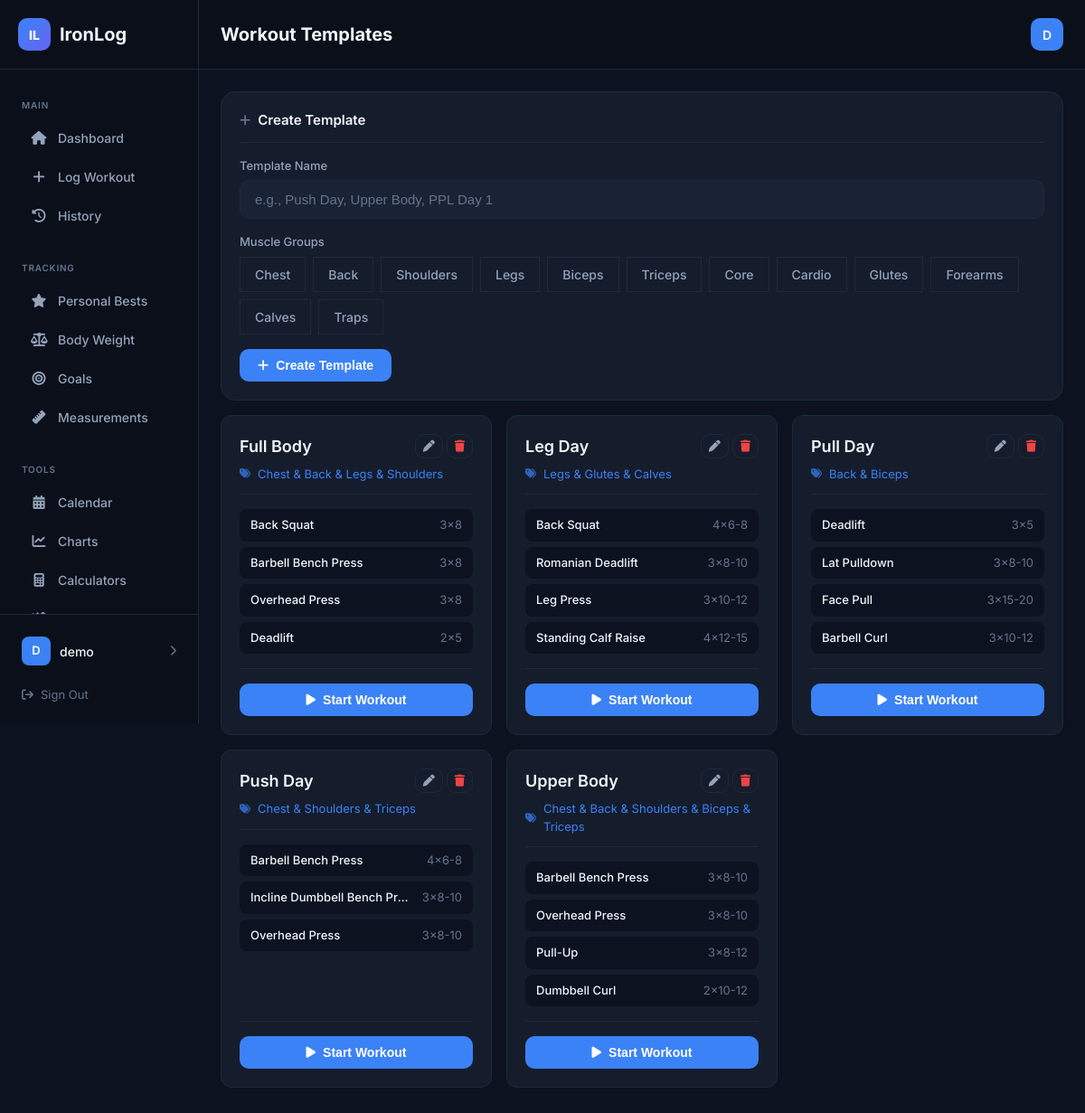
Page /templates/ (signed in) on the committed database.
### workouts/models.py (models this page shows, shortened)
class WorkoutTemplate(models.Model):
    user = models.ForeignKey(User, on_delete=models.CASCADE, null=True, blank=True)
    name = models.CharField(max_length=100)
    muscle_groups = models.CharField(max_length=100, default='')
    created_at = models.DateTimeField(auto_now_add=True)
    class Meta:
        ordering = ['name']
    def get_muscle_groups_display(self):
        groups = [mg.strip() for mg in self.muscle_groups.split(',') if mg.strip()]
        display_map = dict(Exercise.MUSCLE_GROUPS)
        return ' & '.join(display_map.get(g, g.title()) for g in groups)

class TemplateExercise(models.Model):
    template = models.ForeignKey(WorkoutTemplate, on_delete=models.CASCADE, related_name='exercises')
    exercise = models.ForeignKey(Exercise, on_delete=models.CASCADE)
    order = models.PositiveIntegerField(default=0)
    target_sets = models.PositiveIntegerField(default=3)
    target_reps = models.CharField(max_length=20, default='8-12')  # e.g., "8-12" or "5"
    class Meta:
        ordering = ['order']

class Exercise(models.Model):
    MUSCLE_GROUPS = [
        ('chest', 'Chest'),
        ('back', 'Back'),
        ('shoulders', 'Shoulders'),
        ('legs', 'Legs'),
        ('biceps', 'Biceps'),
        ('triceps', 'Triceps'),
        ('core', 'Core'),
        ('cardio', 'Cardio'),
        ('glutes', 'Glutes'),
        ('forearms', 'Forearms'),
        ('calves', 'Calves'),
        ('traps', 'Traps'),
    ]
    name = models.CharField(max_length=100)
    muscle_group = models.CharField(max_length=20, choices=MUSCLE_GROUPS)
    equipment = models.CharField(max_length=50, blank=True, default='')
    description = models.TextField(blank=True, default='')
    instructions = models.TextField(blank=True, default='')  # Store as JSON list
    user = models.ForeignKey(User, on_delete=models.CASCADE, null=True, blank=True)  # null = shared exercise
    class Meta:
        ordering = ['muscle_group', 'name']

### workouts/views.py (the view, shortened to what this page needs)
# urls.py: path('templates/', views.TemplatesView.as_view(), name='templates'),
class TemplatesView(LoginRequiredMixin, View):
    def get(self, request):
        user = request.user
        templates = WorkoutTemplate.objects.filter(
            Q(user=user) | Q(user__isnull=True)
        ).prefetch_related('exercises__exercise')
        context = {
            'templates': templates,
            'muscle_groups': Exercise.MUSCLE_GROUPS,
        }
        return render(request, 'workouts/templates.html', context)

### templates/workouts/templates.html (shortened to what this page needs)
{% extends 'base.html' %}
{% block page_title %}Workout Templates{% endblock %}
{% block content %}
<div class="card">
    <div class="card-header">
        <h2 class="card-title"><i class="fa-solid fa-plus"></i> Create Template</h2>
    </div>
    <form method="post">
        <div class="form-group">
            <label class="form-label">Template Name</label>
            <input type="text" name="name" class="form-control" placeholder="e.g., Push Day, Upper Body, PPL Day 1" required>
        </div>
        <div class="form-group">
            <label class="form-label">Muscle Groups</label>
            <div class="chip-group">
                {% for value, label in muscle_groups %}
                <label class="chip">
                    {{ label }}
                </label>
                {% endfor %}
            </div>
        </div>
        <button type="submit" class="btn btn-primary"><i class="fa-solid fa-plus"></i> Create Template</button>
    </form>
</div>
{% if templates %}
<div class="templates-grid">
    {% for template in templates %}
    <div class="template-card">
        <div class="template-header">
            <h3 class="template-name">{{ template.name }}</h3>
            <div class="template-actions">
                <a href="{% url 'template_edit' template.id %}" class="btn btn-ghost btn-sm" title="Edit">
                    <i class="fa-solid fa-pen"></i>
                </a>
                <form method="post" action="{% url 'delete_template' template.id %}" style="display: inline;">
                    <button type="submit" class="btn btn-ghost btn-sm btn-danger" onclick="return confirm('Delete this template?')">
                        <i class="fa-solid fa-trash"></i>
                    </button>
                </form>
            </div>
        </div>
        <div class="template-groups">
            <i class="fa-solid fa-tags"></i> {{ template.get_muscle_groups_display }}
        </div>
        {% if template.exercises.count > 0 %}
        <div class="template-exercises">
            {% for te in template.exercises.all %}
            <div class="template-exercise">
                <span class="te-name">{{ te.exercise.name }}</span>
                <span class="te-sets">{{ te.target_sets }}×{{ te.target_reps }}</span>
            </div>
            {% endfor %}
        </div>
        {% else %}
        <div class="template-empty">
            <i class="fa-solid fa-clipboard-list"></i>
            <p>No exercises yet</p>
            <a href="{% url 'template_edit' template.id %}">Add exercises <i class="fa-solid fa-arrow-right"></i></a>
        </div>
        {% endif %}
        <div class="template-footer">
            <form method="post" action="{% url 'use_template' template.id %}">
                <button type="submit" class="btn btn-primary" style="width: 100%;">
                    <i class="fa-solid fa-play"></i> Start Workout
                </button>
            </form>
        </div>
    </div>
    {% endfor %}
</div>
{% endif %}
{% endblock %}

### templates/base.html (shortened to what this page needs)
<!DOCTYPE html>
<html lang="en">
<head>
    <link rel="stylesheet" href="https://cdnjs.cloudflare.com/ajax/libs/font-awesome/6.5.1/css/all.min.css">
</head>
<body>
    <div class="app">
        <aside class="sidebar" id="sidebar">
            <div class="sidebar-header">
                <a href="{% url 'dashboard' %}" class="logo">
                    <span class="logo-icon">IL</span>
                    <span class="logo-text">IronLog</span>
                </a>
            </div>
            <nav class="sidebar-nav">
                <div class="nav-section">
                    <div class="nav-label">Main</div>
                    <a href="{% url 'dashboard' %}" class="nav-item {% if request.path == '/' %}active{% endif %}">
                        <i class="fa-solid fa-house"></i> Dashboard
                    </a>
                    <a href="{% url 'log_workout' %}" class="nav-item {% if 'log' in request.path %}active{% endif %}">
                        <i class="fa-solid fa-plus"></i> Log Workout
                    </a>
                    <a href="{% url 'history' %}" class="nav-item {% if 'history' in request.path %}active{% endif %}">
                        <i class="fa-solid fa-clock-rotate-left"></i> History
                    </a>
                </div>
                <div class="nav-section">
                    <div class="nav-label">Tracking</div>
                    <a href="{% url 'personal_bests' %}" class="nav-item {% if 'personal-bests' in request.path %}active{% endif %}">
                        <i class="fa-solid fa-star"></i> Personal Bests
                    </a>
                    <a href="{% url 'bodyweight' %}" class="nav-item {% if 'bodyweight' in request.path %}active{% endif %}">
                        <i class="fa-solid fa-scale-balanced"></i> Body Weight
                    </a>
                    <a href="{% url 'goals' %}" class="nav-item {% if 'goals' in request.path %}active{% endif %}">
                        <i class="fa-solid fa-bullseye"></i> Goals
                    </a>
                    <a href="{% url 'measurements' %}" class="nav-item {% if 'measurements' in request.path %}active{% endif %}">
                        <i class="fa-solid fa-ruler"></i> Measurements
                    </a>
                </div>
                <div class="nav-section">
                    <div class="nav-label">Tools</div>
                    <a href="{% url 'calendar' %}" class="nav-item {% if 'calendar' in request.path %}active{% endif %}">
                        <i class="fa-solid fa-calendar-days"></i> Calendar
                    </a>
                    <a href="{% url 'charts' %}" class="nav-item {% if 'charts' in request.path %}active{% endif %}">
                        <i class="fa-solid fa-chart-line"></i> Charts
                    </a>
                    <a href="{% url 'calculator' %}" class="nav-item {% if 'calculator' in request.path %}active{% endif %}">
                        <i class="fa-solid fa-calculator"></i> Calculators
                    </a>
                    <a href="{% url 'recommendations' %}" class="nav-item {% if 'recommendations' in request.path %}active{% endif %}">
                        <i class="fa-solid fa-wand-magic-sparkles"></i> Recommendations
                    </a>
                </div>
            </nav>
            <div class="sidebar-footer">
                {% if user.is_authenticated %}
                <a href="{% url 'profile' %}" class="user-info" title="View profile">
                    <div class="user-avatar">{{ user.username|slice:":1"|upper }}</div>
                    <span class="user-name">{{ user.username }}</span>
                    <i class="fa-solid fa-chevron-right" style="color: var(--text-muted); font-size: 0.75rem;"></i>
                </a>
                <form method="post" action="{% url 'logout' %}" style="margin: 0;">
                    <button type="submit" class="logout-link">
                        <i class="fa-solid fa-arrow-right-from-bracket"></i> Sign Out
                    </button>
                </form>
                {% endif %}
            </div>
        </aside>
        <main class="main">
            <header class="header">
                <div style="display: flex; align-items: center; gap: 0.75rem;">
                    <h1 class="header-title">{% block page_title %}Dashboard{% endblock %}</h1>
                </div>
                <div class="header-actions">
                    {% if user.is_authenticated %}
                    <div class="header-user" title="{{ user.username }}">{{ user.username|slice:":1"|upper }}</div>
                    {% endif %}
                </div>
            </header>
            <div class="content">
                {% block content %}{% endblock %}
            </div>
        </main>
    </div>
</body>
</html>

### templates/workouts/templates.html (style rules this page uses)
.chip-group { display: flex; flex-wrap: wrap; gap: 0.5rem; }
.chip { display: inline-flex; align-items: center; padding: 0.5rem 1rem; font-size: 0.875rem; font-weight: 500; border-radius: var(--radius-full); border: 1px solid var(--border); background: var(--bg-card); color: var(--text-secondary); cursor: pointer; transition: all 0.2s; }
.templates-grid { display: grid; grid-template-columns: repeat(auto-fill, minmax(280px, 1fr)); gap: 1rem; margin-top: 1rem; }
.template-card { background: var(--bg-card); border: 1px solid var(--border); border-radius: 12px; padding: 1.25rem; display: flex; flex-direction: column; }
.template-header { display: flex; justify-content: space-between; align-items: flex-start; margin-bottom: 0.5rem; gap: 0.5rem; }
.template-name { font-size: 1.125rem; font-weight: 600; margin: 0; flex: 1; min-width: 0; white-space: nowrap; overflow: hidden; text-overflow: ellipsis; }
.template-actions { display: flex; gap: 0.25rem; flex-shrink: 0; }
.template-actions .btn { padding: 0.375rem 0.5rem; }
.template-actions .btn-danger { color: var(--danger); }
.template-groups { font-size: 0.8125rem; color: var(--accent); margin-bottom: 1rem; padding-bottom: 0.75rem; border-bottom: 1px solid var(--border); display: flex; align-items: center; gap: 0.5rem; }
.template-groups i { font-size: 0.75rem; opacity: 0.7; }
.template-exercises { flex: 1; display: flex; flex-direction: column; gap: 0.375rem; margin-bottom: 1rem; }
.template-exercise { display: flex; justify-content: space-between; align-items: center; padding: 0.5rem 0.75rem; background: var(--bg-main); border-radius: 8px; font-size: 0.8125rem; gap: 0.5rem; }
.te-name { font-weight: 500; white-space: nowrap; overflow: hidden; text-overflow: ellipsis; flex: 1; min-width: 0; }
.te-sets { color: var(--text-muted); flex-shrink: 0; }
.template-footer { margin-top: auto; padding-top: 1rem; border-top: 1px solid var(--border); }

### rows in the picture
WorkoutTemplate: name "Full Body", muscle_groups "Chest & Back & Legs & Shoulders"
TemplateExercise: exercise.name "Back Squat", target_sets "3", target_reps "8"
TemplateExercise: exercise.name "Barbell Bench Press", target_sets "3", target_reps "8"
TemplateExercise: exercise.name "Overhead Press", target_sets "3", target_reps "8"
TemplateExercise: exercise.name "Deadlift", target_sets "2", target_reps "5"
WorkoutTemplate: name "Leg Day", muscle_groups "Legs & Glutes & Calves"
TemplateExercise: exercise.name "Back Squat", target_sets "4", target_reps "6-8"
TemplateExercise: exercise.name "Romanian Deadlift", target_sets "3", target_reps "8-10"
TemplateExercise: exercise.name "Leg Press", target_sets "3", target_reps "10-12"
TemplateExercise: exercise.name "Standing Calf Raise", target_sets "4", target_reps "12-15"
WorkoutTemplate: name "Pull Day", muscle_groups "Back & Biceps"
TemplateExercise: exercise.name "Deadlift", target_sets "3", target_reps "5"
TemplateExercise: exercise.name "Lat Pulldown", target_sets "3", target_reps "8-10"
TemplateExercise: exercise.name "Face Pull", target_sets "3", target_reps "15-20"
TemplateExercise: exercise.name "Barbell Curl", target_sets "3", target_reps "10-12"
WorkoutTemplate: name "Push Day", muscle_groups "Chest & Shoulders & Triceps"
TemplateExercise: exercise.name "Barbell Bench Press", target_sets "4", target_reps "6-8"
TemplateExercise: exercise.name "Incline Dumbbell Bench Pr…", target_sets "3", target_reps "8-10"
TemplateExercise: exercise.name "Overhead Press", target_sets "3", target_reps "8-10"
WorkoutTemplate: name "Upper Body", muscle_groups "Chest & Back & Shoulders & Biceps & Triceps"
TemplateExercise: exercise.name "Barbell Bench Press", target_sets "3", target_reps "8-10"
TemplateExercise: exercise.name "Overhead Press", target_sets "3", target_reps "8-10"
TemplateExercise: exercise.name "Pull-Up", target_sets "3", target_reps "8-12"
TemplateExercise: exercise.name "Dumbbell Curl", target_sets "2", target_reps "10-12"

### other values in the picture
{{ user.username|slice:":1"|upper }} "D"
{{ user.username }} "demo"
{{ label }} "Chest" "Back" "Shoulders" "Legs" "Biceps" "Triceps" "Core" "Cardio" "Glutes" "Forearms" "Calves" "Traps"
